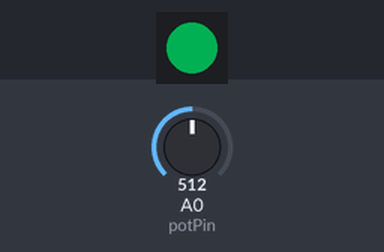
Simulated run of this sketch. Board: Arduino Uno, built with avr-gcc and run on an emulated ATmega328P. Shown: 1 RGB LEDs in strip order, left to right. Inputs (shaded band) come from the test bench; at power-on: A0 (potPin) = 512. Dim RGB values are drawn brighter than linear.

Above: at 1.28 s.
1.3 s: A0 (potPin) set to 245
At 1.39 s:
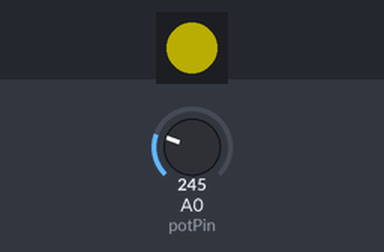
4.3 s: A0 (potPin) set to 306
At 4.56 s:
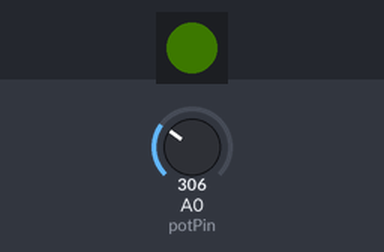
7.3 s: A0 (potPin) set to 900
At 8.7 s:
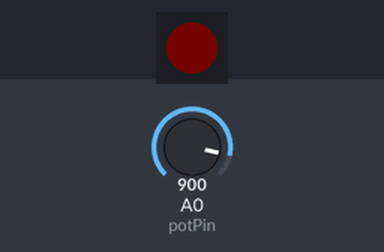
10.3 s: A0 (potPin) set to 716
At 13.13 s:
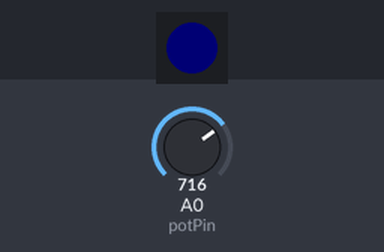
13.3 s: A0 (potPin) set to 511
Timing chart, 0 to 17.3 s (numbered marks = the images above; inputs shaded):
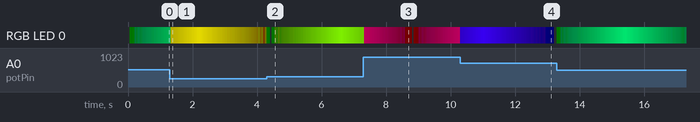

The sketch:

05_led_fade_and_change_color_asynchronous.ino
```cpp
/*
   The following code demonstrates how to use the potentiometer
   to change the color of the led during the fading.

   STEPS:
   -Make sure you connect your ChainableLED
   to the right pin on your Seeeduino Lotus

   TODO:
   - Design and code an other animation wich doesn't use delay: blink, rainbow, etc...
 */

#include <FastLED.h>

//connect the potentiometer to pin A0
int potPin = A0;

//connections of the ChainableLED
#define DATA_PIN 5
#define CLOCK_PIN 4

//how many leds
#define NUM_LEDS 1

//an array to hold the led data
CRGB leds[NUM_LEDS];

//how long is the fade
int fadeDuration = 2000;
//keep track of last time we updated the led brightess
long lastLedUpdateTime = 0;
//how many steps from minumum brightess to maximum brightess
int fadesteps = 40;
//how often are we supposed to change the color of the Led
float fadeUpdateInterval=fadeDuration/fadesteps;
//are we fading towards the maximum brightess (+1) or towards the minumum brightess (-1)
int fadeDirection = 1;
//the maximum brightess
int fadeMax = 255;
//the minimum brightess
int fadeMin = 0;
//how much do we increase the brightess every step
float fadeAmountXStep = (fadeMax - fadeMin) / fadesteps;
//the led brightess
float brightness;

void setup() {
	//start the led library
	FastLED.addLeds<P9813, DATA_PIN, CLOCK_PIN, RGB>(leds, NUM_LEDS);
}

void loop() {
	float potValue = analogRead(potPin);
	int hue = map (potValue,0,1024,0,255);

	leds[0].setHue(hue);

	//if fadeUpdateInterval has passed, we have to update the brightess of the led
	if (millis() - lastLedUpdateTime > fadeUpdateInterval) {
		//update the brightess value
		brightness = brightness + fadeAmountXStep * fadeDirection;
		//if we reach the maximum value or the minimum, we reverse the direction
		if (brightness > fadeMax || brightness < fadeMin) {
			//make sure that the value is not outside the range
			brightness = constrain(brightness, fadeMin, fadeMax);
			//invert the direction
			fadeDirection *= -1;
		}
		lastLedUpdateTime = millis();
	}

	//update the led color
	leds[0].setHSV( hue, 255, brightness);
	FastLED.show();
}
```
